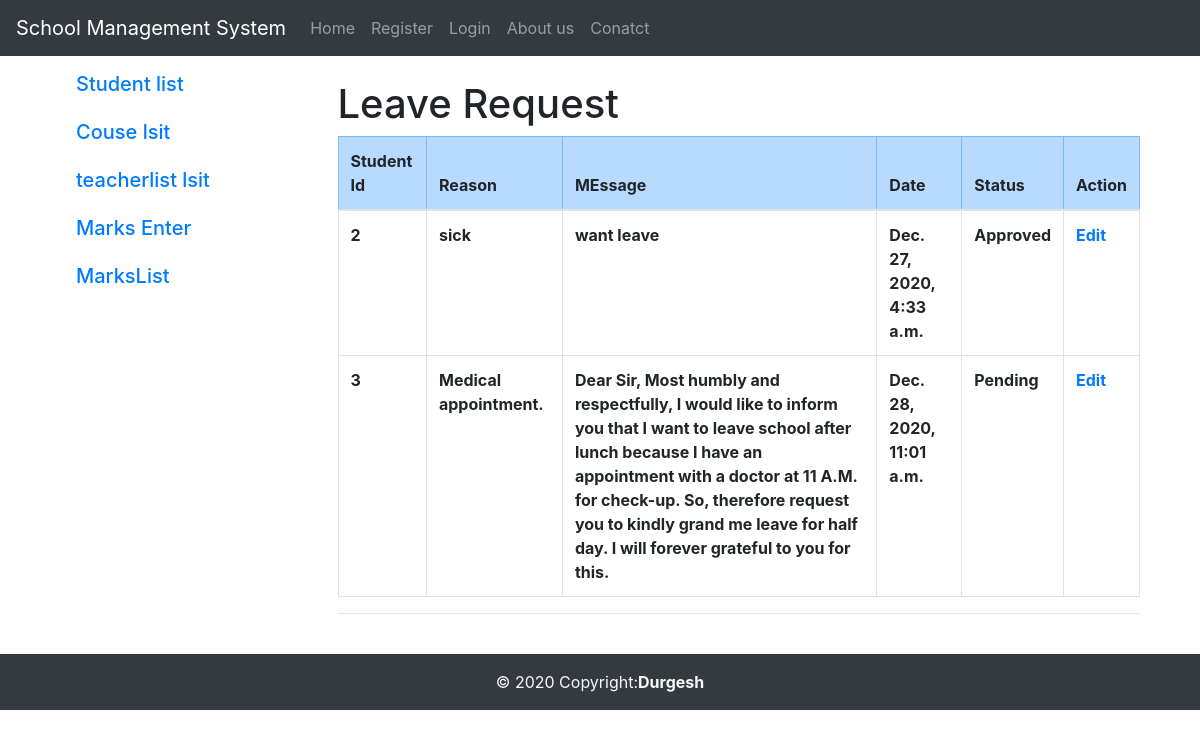
/appleav, run on the app's committed database.
### CollegeApp/models.py (models this page shows)
class Leave(models.Model):
    std_id=models.IntegerField()
    reason=models.CharField(max_length=120)
    message=models.TextField(max_length=420)
    on_date=models.DateTimeField(auto_now_add=True)
    status=models.ForeignKey(leavestatus,on_delete=models.CASCADE,default=1)

class leavestatus(models.Model):
    status=models.CharField(max_length=10)
    def __str__(s):
        return s.status

### CollegeApp/views.py (the view)
# urls.py: path('appleav',v.leavlist),
def leavlist(request):
    llist=Leave.objects.all()
    return render(request,'live_list.html',{'llist':llist})

### CollegeApp/templates/live_list.html
{%extends 'teacherhome.html'%}
 {% block teacher %}
<h1 class="text-justify">Leave Request</h1>
<table class="table table-bordered">
    <thead>
<tr class="table-primary">
    <th>Student Id</th>
    <th>Reason</th>
    <th>MEssage</th>
    <th>Date</th>
    <th>Status</th>
    <th>Action</th>
</tr>
</thead>
{% for i in llist%}
<tr class="font-weight-bold">
<td>{{i.std_id}}</td>
<td>{{i.reason}}</td>
<td>{{i.message}}</td>
<td>{{i.on_date}}</td>
<td>{{i.status}}</td>
<td><a href="appleav/{{i.id}}">Edit</a></td>
</tr>
{% endfor %}
</table>
<hr>
 {% endblock teacher %}

### data on the page
Leave: std_id "2", reason "sick", message "want leave", on_date "Dec. 27, 2020, 4:33 a.m.", status "Approved"
Leave: std_id "3", reason "Medical appointment.", message "Dear Sir, Most humbly and respectfully, I would like to inform you that I want to leave school after lunch because I have an appointment with a doctor at 11 A.M. for check-up. So, therefore request you to kindly grand me leave for half day. I will forever grateful to you for this.", on_date "Dec. 28, 2020, 11:01 a.m.", status "Pending"
